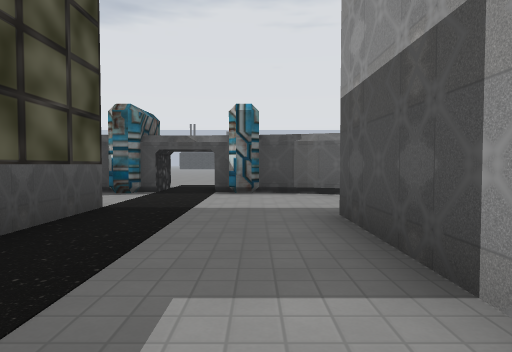
[1] (above)

20 first-person views from a walk through a Godot game level. The camera is 1.2 m above the floor, tilts 2° down and sees 75° across. The floor is counted in squares, 2 m on a side. Each view is taken from the middle of a square. On the plan, view 1 faces up. The plan holds only what a view shows up to about 10 squares ahead; the rest is blank. The place goes on beyond the plan. Characters and animated objects are not drawn. Some surface patterns are stand-ins.

[2]
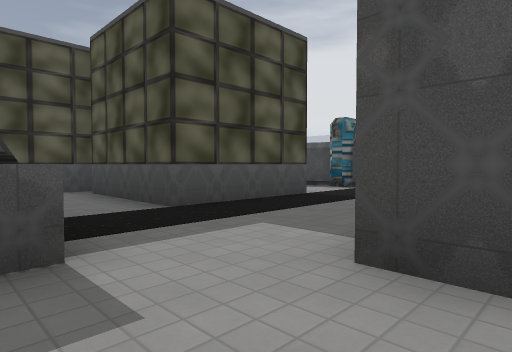

[3]
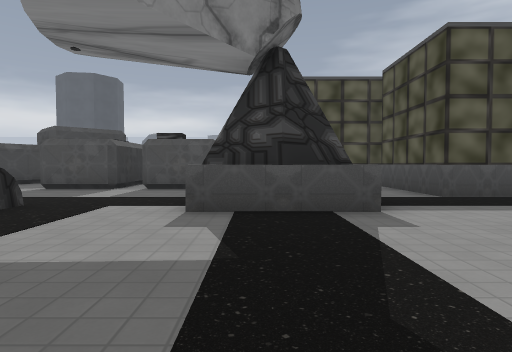

[4]
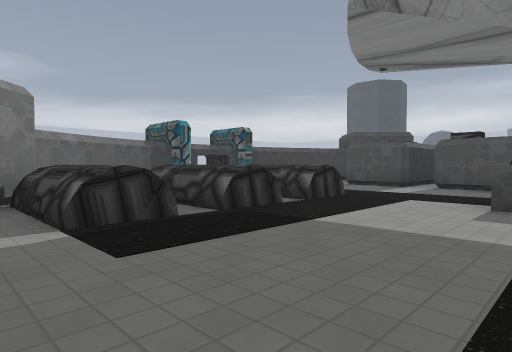

[5]
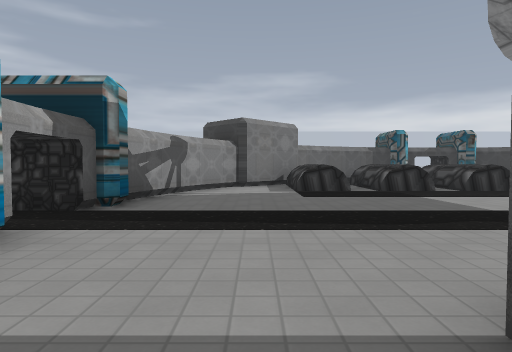

[6]
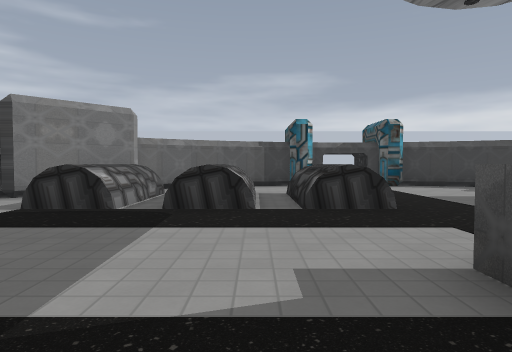

[7]
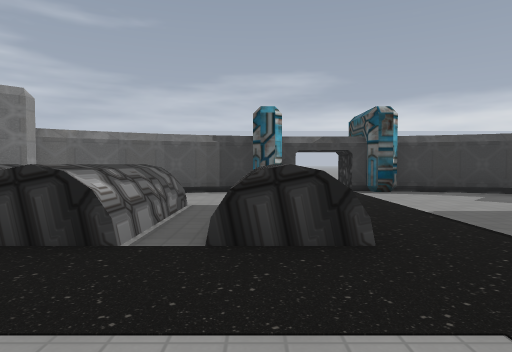

[8]
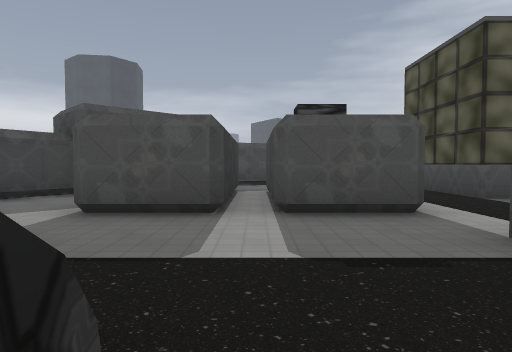

[9]
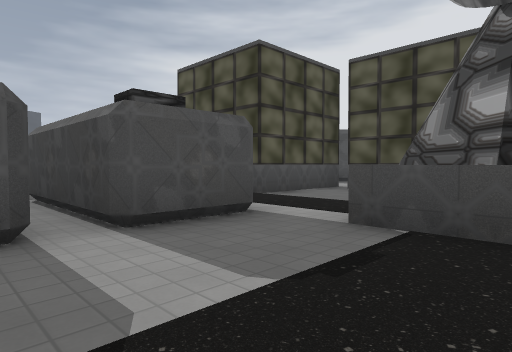

[10]
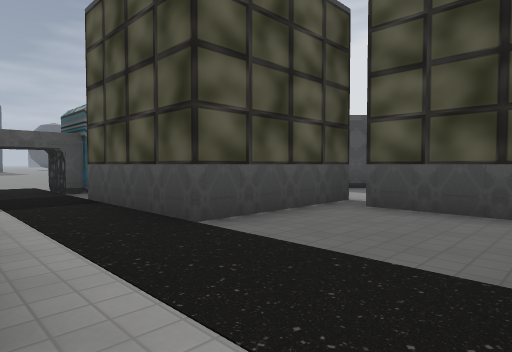

[11]
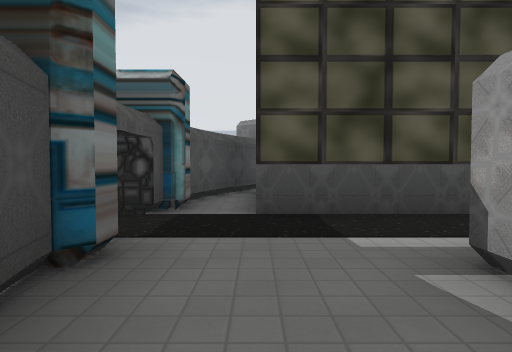

[12]
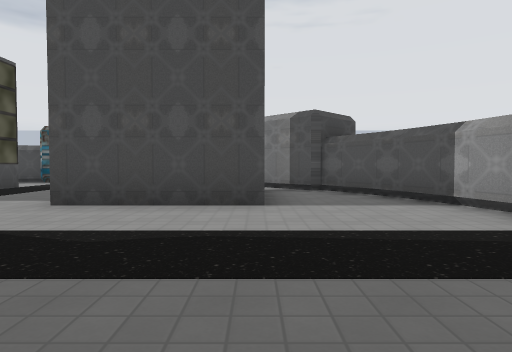

[13]
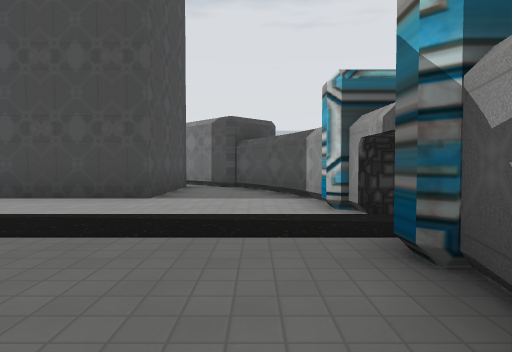

[14]
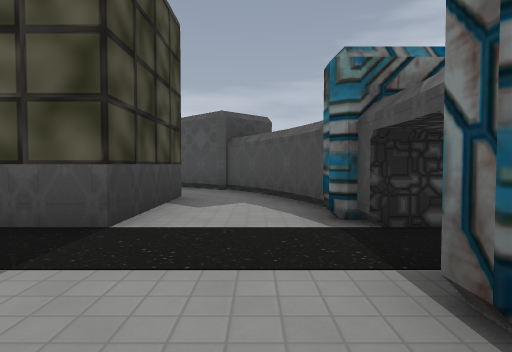

[15]
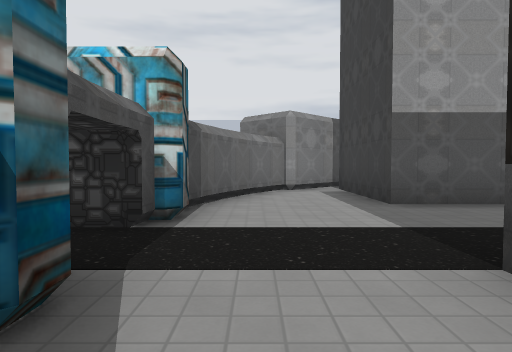

[16]
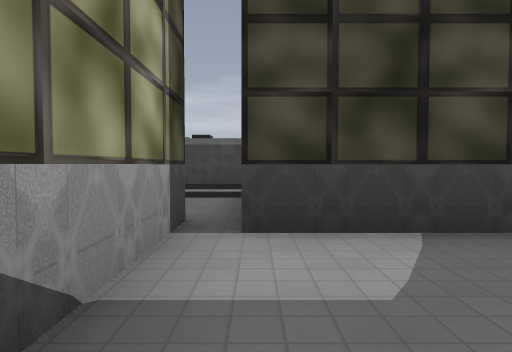

[17]
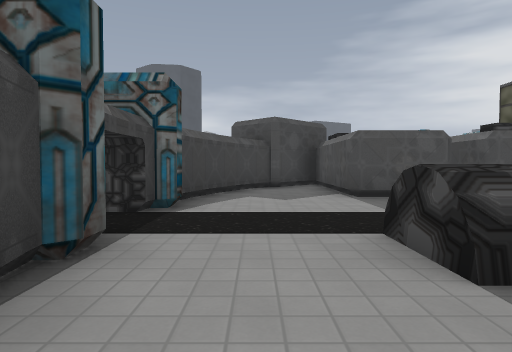

[18]
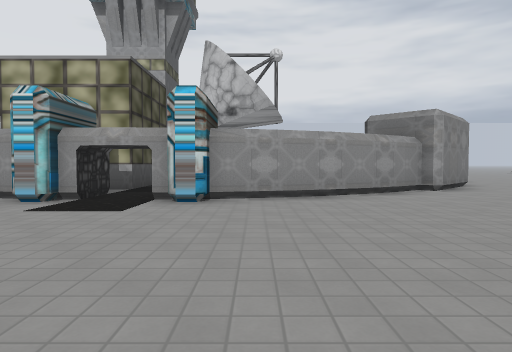

[19]
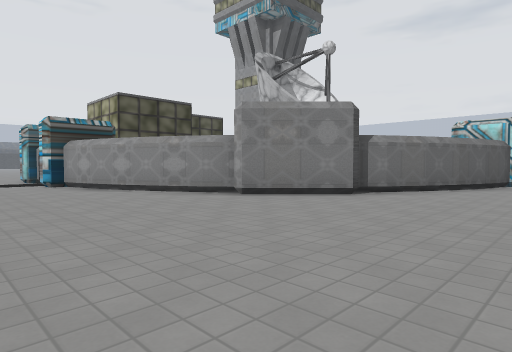

[20]
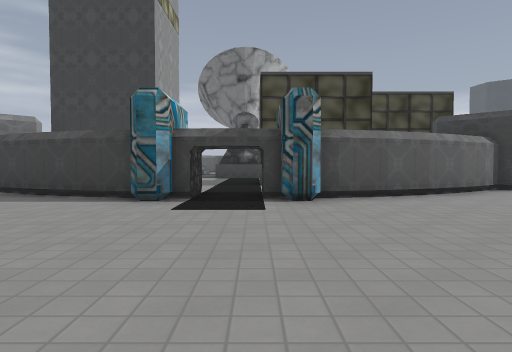

### Floor plan
Key: @ floor where view 1 was taken; # wall or solid block; x gap in a wall; . floor; ^ raised ledge; T tower; E tent.
Columns run from 17 left of view 1 to 8 right of it. Each row starts with its distance up from view 1.
 14                .
 13               ...
 12              .....
 11             .......
 10             .......
  9            .........
  8           ...##xx##..
  7           .####..####
  6          ###........##
  5          ##..........##
  4         ##..#^#T..TTTT##
  3         #...# #T..T  T.##
  2        ##^#T#^#T..T  T..#
  1        #T  T......TTTT..#
  0      .##T  T.....@......##
 -1   ....#.#TTT...TT........#
 -2   .............TT.........
 -3  .....##..####.TT.......##
 -4 ......##..####..........#
 -5  .....##................#
 -6   .....##.####...EEEEE.##
 -7    ....#######...EEEEE##
 -8     ....###......E.EE##
 -9    ......###........##
-10    .......#####..####
-11    .........###xx
-12    ...........
-13    .....

Where each view was taken, in squares from view 1:
view 1: 0 up, 0 right, facing up
view 2: 1 down, 2 right, facing up-left
view 3: 2 down, 4 right, facing left
view 4: 2 down, 5 right, facing down-left
view 5: 2 up, 5 right, facing down
view 6: 1 down, 1 right, facing down
view 7: 3 down, 0 right, facing down
view 8: 5 down, 0 right, facing left
view 9: 6 down, 1 left, facing up-left
view 10: 3 down, 3 left, facing up-left
view 11: 5 down, 9 left, facing up
view 12: 4 down, 4 right, facing up
view 13: 5 down, 6 right, facing up
view 14: 6 up, 1 right, facing left
view 15: 6 up, 4 left, facing right
view 16: 5 up, 6 left, facing down
view 17: 9 down, 2 right, facing left
view 18: 4 down, 17 left, facing right
view 19: 13 down, 14 left, facing up-right
view 20: 14 up, 2 left, facing down
